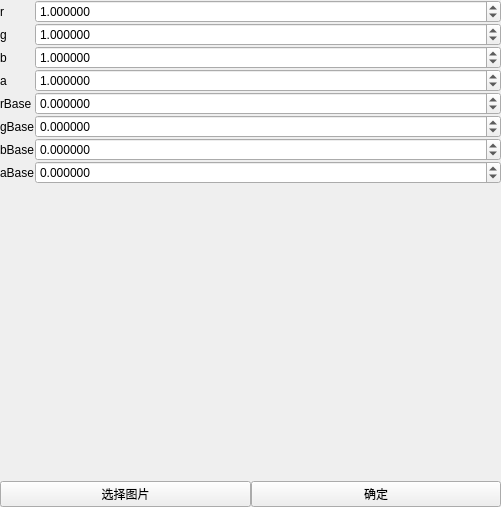
<?xml version="1.0" encoding="UTF-8"?>
<ui version="4.0">
 <class>ControlItem</class>
 <widget class="QWidget" name="ControlItem">
  <property name="geometry">
   <rect>
    <x>0</x>
    <y>0</y>
    <width>501</width>
    <height>507</height>
   </rect>
  </property>
  <property name="windowTitle">
   <string>Form</string>
  </property>
  <layout class="QVBoxLayout" name="verticalLayout">
   <property name="spacing">
    <number>0</number>
   </property>
   <property name="leftMargin">
    <number>0</number>
   </property>
   <property name="topMargin">
    <number>0</number>
   </property>
   <property name="rightMargin">
    <number>0</number>
   </property>
   <property name="bottomMargin">
    <number>0</number>
   </property>
   <item>
    <layout class="QFormLayout" name="formLayout">
     <property name="horizontalSpacing">
      <number>0</number>
     </property>
     <property name="verticalSpacing">
      <number>0</number>
     </property>
     <item row="0" column="0">
      <widget class="QLabel" name="rLabel">
       <property name="text">
        <string>r</string>
       </property>
      </widget>
     </item>
     <item row="0" column="1">
      <widget class="QDoubleSpinBox" name="rDoubleSpinBox">
       <property name="decimals">
        <number>6</number>
       </property>
       <property name="maximum">
        <double>255.000000000000000</double>
       </property>
       <property name="singleStep">
        <double>0.050000000000000</double>
       </property>
       <property name="value">
        <double>1.000000000000000</double>
       </property>
      </widget>
     </item>
     <item row="1" column="0">
      <widget class="QLabel" name="gLabel">
       <property name="text">
        <string>g</string>
       </property>
      </widget>
     </item>
     <item row="1" column="1">
      <widget class="QDoubleSpinBox" name="gDoubleSpinBox">
       <property name="decimals">
        <number>6</number>
       </property>
       <property name="maximum">
        <double>255.000000000000000</double>
       </property>
       <property name="singleStep">
        <double>0.050000000000000</double>
       </property>
       <property name="value">
        <double>1.000000000000000</double>
       </property>
      </widget>
     </item>
     <item row="2" column="0">
      <widget class="QLabel" name="bLabel">
       <property name="text">
        <string>b</string>
       </property>
      </widget>
     </item>
     <item row="2" column="1">
      <widget class="QDoubleSpinBox" name="bDoubleSpinBox">
       <property name="decimals">
        <number>6</number>
       </property>
       <property name="maximum">
        <double>255.000000000000000</double>
       </property>
       <property name="singleStep">
        <double>0.050000000000000</double>
       </property>
       <property name="value">
        <double>1.000000000000000</double>
       </property>
      </widget>
     </item>
     <item row="3" column="0">
      <widget class="QLabel" name="aLabel">
       <property name="text">
        <string>a</string>
       </property>
      </widget>
     </item>
     <item row="3" column="1">
      <widget class="QDoubleSpinBox" name="aDoubleSpinBox">
       <property name="decimals">
        <number>6</number>
       </property>
       <property name="maximum">
        <double>255.000000000000000</double>
       </property>
       <property name="singleStep">
        <double>0.050000000000000</double>
       </property>
       <property name="value">
        <double>1.000000000000000</double>
       </property>
      </widget>
     </item>
     <item row="4" column="0">
      <widget class="QLabel" name="rBaseLabel">
       <property name="text">
        <string>rBase</string>
       </property>
      </widget>
     </item>
     <item row="4" column="1">
      <widget class="QDoubleSpinBox" name="rBaseDoubleSpinBox">
       <property name="decimals">
        <number>6</number>
       </property>
       <property name="minimum">
        <double>-255.000000000000000</double>
       </property>
       <property name="maximum">
        <double>255.000000000000000</double>
       </property>
       <property name="singleStep">
        <double>0.500000000000000</double>
       </property>
      </widget>
     </item>
     <item row="5" column="0">
      <widget class="QLabel" name="gBaseLabel">
       <property name="text">
        <string>gBase</string>
       </property>
      </widget>
     </item>
     <item row="5" column="1">
      <widget class="QDoubleSpinBox" name="gBaseDoubleSpinBox">
       <property name="decimals">
        <number>6</number>
       </property>
       <property name="minimum">
        <double>-255.000000000000000</double>
       </property>
       <property name="maximum">
        <double>255.000000000000000</double>
       </property>
       <property name="singleStep">
        <double>0.500000000000000</double>
       </property>
      </widget>
     </item>
     <item row="6" column="0">
      <widget class="QLabel" name="bBaseLabel">
       <property name="text">
        <string>bBase</string>
       </property>
      </widget>
     </item>
     <item row="6" column="1">
      <widget class="QDoubleSpinBox" name="bBaseDoubleSpinBox">
       <property name="decimals">
        <number>6</number>
       </property>
       <property name="minimum">
        <double>-255.000000000000000</double>
       </property>
       <property name="maximum">
        <double>255.000000000000000</double>
       </property>
       <property name="singleStep">
        <double>0.500000000000000</double>
       </property>
      </widget>
     </item>
     <item row="7" column="0">
      <widget class="QLabel" name="aBaseLabel">
       <property name="text">
        <string>aBase</string>
       </property>
      </widget>
     </item>
     <item row="7" column="1">
      <widget class="QDoubleSpinBox" name="aBaseDoubleSpinBox">
       <property name="decimals">
        <number>6</number>
       </property>
       <property name="minimum">
        <double>-255.000000000000000</double>
       </property>
       <property name="maximum">
        <double>255.000000000000000</double>
       </property>
       <property name="singleStep">
        <double>0.500000000000000</double>
       </property>
      </widget>
     </item>
    </layout>
   </item>
   <item>
    <layout class="QHBoxLayout" name="horizontalLayout">
     <property name="spacing">
      <number>0</number>
     </property>
     <item>
      <widget class="QPushButton" name="select_image_button">
       <property name="text">
        <string>选择图片</string>
       </property>
      </widget>
     </item>
     <item>
      <widget class="QPushButton" name="do_button">
       <property name="text">
        <string>确定</string>
       </property>
      </widget>
     </item>
    </layout>
   </item>
  </layout>
 </widget>
 <resources/>
 <connections>
  <connection>
   <sender>rDoubleSpinBox</sender>
   <signal>editingFinished()</signal>
   <receiver>do_button</receiver>
   <slot>click()</slot>
   <hints>
    <hint type="sourcelabel">
     <x>119</x>
     <y>10</y>
    </hint>
    <hint type="destinationlabel">
     <x>319</x>
     <y>378</y>
    </hint>
   </hints>
  </connection>
  <connection>
   <sender>gDoubleSpinBox</sender>
   <signal>editingFinished()</signal>
   <receiver>do_button</receiver>
   <slot>click()</slot>
   <hints>
    <hint type="sourcelabel">
     <x>56</x>
     <y>28</y>
    </hint>
    <hint type="destinationlabel">
     <x>325</x>
     <y>381</y>
    </hint>
   </hints>
  </connection>
  <connection>
   <sender>bDoubleSpinBox</sender>
   <signal>editingFinished()</signal>
   <receiver>do_button</receiver>
   <slot>click()</slot>
   <hints>
    <hint type="sourcelabel">
     <x>138</x>
     <y>53</y>
    </hint>
    <hint type="destinationlabel">
     <x>326</x>
     <y>380</y>
    </hint>
   </hints>
  </connection>
  <connection>
   <sender>aDoubleSpinBox</sender>
   <signal>editingFinished()</signal>
   <receiver>do_button</receiver>
   <slot>click()</slot>
   <hints>
    <hint type="sourcelabel">
     <x>168</x>
     <y>67</y>
    </hint>
    <hint type="destinationlabel">
     <x>290</x>
     <y>382</y>
    </hint>
   </hints>
  </connection>
  <connection>
   <sender>rBaseDoubleSpinBox</sender>
   <signal>editingFinished()</signal>
   <receiver>do_button</receiver>
   <slot>click()</slot>
   <hints>
    <hint type="sourcelabel">
     <x>63</x>
     <y>96</y>
    </hint>
    <hint type="destinationlabel">
     <x>316</x>
     <y>383</y>
    </hint>
   </hints>
  </connection>
  <connection>
   <sender>gBaseDoubleSpinBox</sender>
   <signal>editingFinished()</signal>
   <receiver>do_button</receiver>
   <slot>click()</slot>
   <hints>
    <hint type="sourcelabel">
     <x>78</x>
     <y>110</y>
    </hint>
    <hint type="destinationlabel">
     <x>307</x>
     <y>384</y>
    </hint>
   </hints>
  </connection>
  <connection>
   <sender>bBaseDoubleSpinBox</sender>
   <signal>editingFinished()</signal>
   <receiver>do_button</receiver>
   <slot>click()</slot>
   <hints>
    <hint type="sourcelabel">
     <x>179</x>
     <y>133</y>
    </hint>
    <hint type="destinationlabel">
     <x>296</x>
     <y>382</y>
    </hint>
   </hints>
  </connection>
  <connection>
   <sender>aBaseDoubleSpinBox</sender>
   <signal>editingFinished()</signal>
   <receiver>do_button</receiver>
   <slot>click()</slot>
   <hints>
    <hint type="sourcelabel">
     <x>213</x>
     <y>152</y>
    </hint>
    <hint type="destinationlabel">
     <x>332</x>
     <y>380</y>
    </hint>
   </hints>
  </connection>
 </connections>
</ui>
